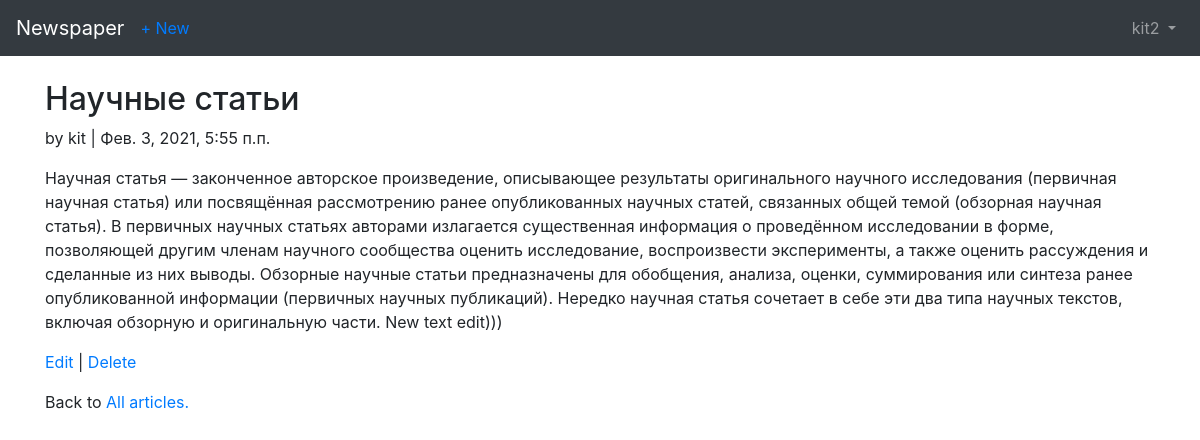
/articles/1 (signed in), run on the app's committed database.
### users/models.py (models this page shows)
class CustomUser(AbstractUser):
    age = models.PositiveIntegerField(default=0)

### articles/models.py (models this page shows, shortened)
class Article(models.Model):
    title = models.CharField(max_length=255)
    body = models.TextField()
    date = models.DateTimeField(auto_now_add=True)
    author = models.ForeignKey(
        settings.AUTH_USER_MODEL,
        on_delete=models.CASCADE
    )

### articles/views.py (the view)
class ArticleDetailView(LoginRequiredMixin, DetailView):
    model = models.Article
    template_name = 'article_detail.html'
    login_url = 'login'

### templates/article_detail.html
{% extends 'base.html' %}
{% block content %}
  <div class="article-entry">
    <h2>{{ object.title }}</h2>
    <p>by {{ object.author }} | {{ object.date }}</p>
    <p>{{ object.body }}</p>
  </div>
  <p>
    <a href="{% url 'article_edit' article.pk %}">Edit</a> |
    <a href="{% url 'article_delete' article.pk %}">Delete</a>
  </p>
  <p>Back to
    <a href="{% url 'article_list' %}">All articles.</a>
  </p>
{% endblock %}

### templates/base.html (shortened to what this page needs)
<!doctype html>
<html lang="en">
  <head>
    <link rel="stylesheet" href="https://cdn.jsdelivr.net/npm/bootstrap@4.6.0/dist/css/bootstrap.min.css">
  </head>
  <body>
    <nav class="navbar navbar-expand-lg navbar-dark bg-dark mb-4">
      <a class="navbar-brand" href="{% url 'home' %}">Newspaper</a>
      {% if user.is_authenticated %}
        <ul class="navbar-nav mr-auto">
          <li class="nav-item">
            <a href="{% url 'article_new' %}">+ New</a>
          </li>
        </ul>
      {% endif %}
      <div class="collapse navbar-collapse" id="navbarSupportedContent">
        {% if user.is_authenticated %}
          <ul class="navbar-nav ml-auto">
            <li class="nav-item dropdown">
              <a class="nav-link dropdown-toggle" href="#" id="navbarDropdown" role="button"
              data-toggle="dropdown" aria-haspopup="true" aria-expanded="false">
                {{ user.username }}
              </a>
            </li>
          </ul>
        {% else %}
        <form class="form-inline ml-auto">
          <a class="btn btn-outline-secondary" href="{% url 'login' %}">Log in</a>
          <a class="btn btn-outline-primary ml-2" href="{% url 'signup' %}">Sign up</a>
        </form>
        {% endif %}
      </div>
    </nav>
    <div class="container">
      {% block content %}
      {% endblock %}
    </div>
  </body>
</html>

### data on the page
CustomUser: username "kit2"
Article: title "Научные статьи", author "kit", date "Фев. 3, 2021, 5:55 п.п.", body "Научная статья — законченное авторское произведение, описывающее результаты оригинального научного исследования (первичная научная статья) или посвящённая рассмотрению ранее опубликованных научных статей, связанных общей темой (обзорная научная статья). В первичных научных статьях авторами излагается существенная информация о проведённом исследовании в форме, позволяющей другим членам научного сообщества оценить исследование, воспроизвести эксперименты, а также оценить рассуждения и сделанные из них выводы. Обзорные научные статьи предназначены для обобщения, анализа, оценки, суммирования или синтеза ранее опубликованной информации (первичных научных публикаций). Нередко научная статья…"
